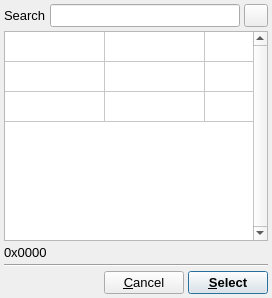
<?xml version="1.0" encoding="UTF-8"?>
<ui version="4.0">
 <class>SelectSymbolDialog</class>
 <widget class="QDialog" name="SelectSymbolDialog">
  <property name="windowModality">
   <enum>Qt::ApplicationModal</enum>
  </property>
  <property name="geometry">
   <rect>
    <x>0</x>
    <y>0</y>
    <width>272</width>
    <height>298</height>
   </rect>
  </property>
  <property name="sizePolicy">
   <sizepolicy hsizetype="Minimum" vsizetype="Fixed">
    <horstretch>0</horstretch>
    <verstretch>0</verstretch>
   </sizepolicy>
  </property>
  <property name="maximumSize">
   <size>
    <width>272</width>
    <height>16777215</height>
   </size>
  </property>
  <property name="font">
   <font>
    <pointsize>10</pointsize>
   </font>
  </property>
  <property name="windowTitle">
   <string>Select Symbol</string>
  </property>
  <property name="windowIcon">
   <iconset resource="icons.qrc">
    <normaloff>:/uchroma/icons/uchroma.png</normaloff>:/uchroma/icons/uchroma.png</iconset>
  </property>
  <layout class="QVBoxLayout" name="verticalLayout">
   <property name="spacing">
    <number>4</number>
   </property>
   <property name="margin">
    <number>4</number>
   </property>
   <item>
    <layout class="QHBoxLayout" name="horizontalLayout">
     <property name="spacing">
      <number>4</number>
     </property>
     <item>
      <widget class="QLabel" name="label">
       <property name="text">
        <string>Search</string>
       </property>
      </widget>
     </item>
     <item>
      <widget class="QLineEdit" name="SearchEdit"/>
     </item>
     <item>
      <widget class="QToolButton" name="ClearSearchButton">
       <property name="text">
        <string/>
       </property>
       <property name="icon">
        <iconset resource="icons.qrc">
         <normaloff>:/uchroma/icons/clear.svg</normaloff>:/uchroma/icons/clear.svg</iconset>
       </property>
       <property name="iconSize">
        <size>
         <width>16</width>
         <height>16</height>
        </size>
       </property>
      </widget>
     </item>
    </layout>
   </item>
   <item>
    <widget class="QTableWidget" name="SymbolTable">
     <property name="sizePolicy">
      <sizepolicy hsizetype="Expanding" vsizetype="Expanding">
       <horstretch>0</horstretch>
       <verstretch>0</verstretch>
      </sizepolicy>
     </property>
     <property name="maximumSize">
      <size>
       <width>264</width>
       <height>16777215</height>
      </size>
     </property>
     <property name="font">
      <font>
       <pointsize>20</pointsize>
      </font>
     </property>
     <property name="verticalScrollBarPolicy">
      <enum>Qt::ScrollBarAlwaysOn</enum>
     </property>
     <property name="horizontalScrollBarPolicy">
      <enum>Qt::ScrollBarAlwaysOff</enum>
     </property>
     <property name="editTriggers">
      <set>QAbstractItemView::NoEditTriggers</set>
     </property>
     <property name="selectionMode">
      <enum>QAbstractItemView::SingleSelection</enum>
     </property>
     <property name="selectionBehavior">
      <enum>QAbstractItemView::SelectItems</enum>
     </property>
     <property name="rowCount">
      <number>3</number>
     </property>
     <property name="columnCount">
      <number>3</number>
     </property>
     <attribute name="horizontalHeaderVisible">
      <bool>false</bool>
     </attribute>
     <attribute name="verticalHeaderVisible">
      <bool>false</bool>
     </attribute>
     <row/>
     <row/>
     <row/>
     <column/>
     <column/>
     <column/>
    </widget>
   </item>
   <item>
    <widget class="QLabel" name="SymbolLabel">
     <property name="text">
      <string>0x0000 &lt;None&gt;</string>
     </property>
    </widget>
   </item>
   <item>
    <widget class="Line" name="line">
     <property name="orientation">
      <enum>Qt::Horizontal</enum>
     </property>
    </widget>
   </item>
   <item>
    <layout class="QHBoxLayout" name="horizontalLayout_6">
     <item>
      <spacer name="horizontalSpacer_2">
       <property name="orientation">
        <enum>Qt::Horizontal</enum>
       </property>
       <property name="sizeHint" stdset="0">
        <size>
         <width>40</width>
         <height>20</height>
        </size>
       </property>
      </spacer>
     </item>
     <item>
      <widget class="QPushButton" name="CancelButton">
       <property name="text">
        <string>&amp;Cancel</string>
       </property>
      </widget>
     </item>
     <item>
      <widget class="QPushButton" name="SelectButton">
       <property name="font">
        <font>
         <weight>75</weight>
         <bold>true</bold>
        </font>
       </property>
       <property name="text">
        <string>&amp;Select</string>
       </property>
       <property name="default">
        <bool>true</bool>
       </property>
      </widget>
     </item>
    </layout>
   </item>
  </layout>
 </widget>
 <tabstops>
  <tabstop>SearchEdit</tabstop>
  <tabstop>ClearSearchButton</tabstop>
  <tabstop>SymbolTable</tabstop>
  <tabstop>CancelButton</tabstop>
  <tabstop>SelectButton</tabstop>
 </tabstops>
 <resources>
  <include location="icons.qrc"/>
 </resources>
 <connections/>
</ui>
